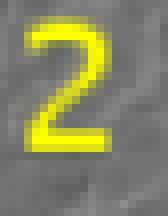
#> input picture ComputerVision/PotSizeSE/2.PNG, 21 x 27 px, found by its file name (shown 8 times larger); the run also reads 1 picture not shown here
$ python main.py
#> lines starting #> are read from the running program, lines starting #| are printed output that depends on the picture; after the words box and inside, x2 and y2 are one past the last pixel; in counts of white or black regions, pixels touching at a corner belong together
### ComputerVision/loadstrels.py
from Utils import *
import cv2
from findcontours import *

def loadPlayerStrels():
    strels = []

    two = cv2.imread('PlayerSE/2.PNG', cv2.IMREAD_GRAYSCALE)
    two = binarizeAndErode(two, 2, 1, 210, False)
    strels.append(two)

    three = cv2.imread('PlayerSE/3.PNG', cv2.IMREAD_GRAYSCALE)
    three = binarizeAndErode(three, 2, 1, 210, False)
    strels.append(three)

    four = cv2.imread('PlayerSE/4.PNG', cv2.IMREAD_GRAYSCALE)
    four = binarizeAndErode(four, 2, 1, 210, False)
    strels.append(four)

    five = cv2.imread('PlayerSE/5.PNG', cv2.IMREAD_GRAYSCALE)
    five = binarizeAndErode(five, 2, 1, 210, False)
    strels.append(five)

    six = cv2.imread('PlayerSE/6.PNG', cv2.IMREAD_GRAYSCALE)
    six = binarizeAndErode(six, 2, 1, 210, False)
    strels.append(six)

    seven = cv2.imread('PlayerSE/7.PNG', cv2.IMREAD_GRAYSCALE)
    seven = binarizeAndErode(seven, 2, 1, 210, False)
    strels.append(seven)

    eight = cv2.imread('PlayerSE/8.PNG', cv2.IMREAD_GRAYSCALE)
    eight = binarizeAndErode(eight, 2, 1, 210, False)
    strels.append(eight)

    nine = cv2.imread('PlayerSE/9.PNG', cv2.IMREAD_GRAYSCALE)
    nine = binarizeAndErode(nine, 2, 1, 210, False)
    strels.append(nine)

    ten = cv2.imread('PlayerSE/10.PNG', cv2.IMREAD_GRAYSCALE)
    ten = binarizeAndErode(ten, 2, 1, 210, False)
    strels.append(ten)

    jack = cv2.imread('PlayerSE/J.PNG', cv2.IMREAD_GRAYSCALE)
    jack = binarizeAndErode(jack, 2, 1, 210, False)
    strels.append(jack)

    queen = cv2.imread('PlayerSE/Q.PNG', cv2.IMREAD_GRAYSCALE)
    queen = binarizeAndErode(queen, 2, 1, 210, False)
    strels.append(queen)

    king = cv2.imread('PlayerSE/K.PNG', cv2.IMREAD_GRAYSCALE)
    king = binarizeAndErode(king, 2, 1, 210, False)
    strels.append(king)

    ace = cv2.imread('PlayerSE/A.PNG', cv2.IMREAD_GRAYSCALE)
    ace = binarizeAndErode(ace, 2, 2, 210, False)
    strels.append(ace)

    return strels

# [205 lines left out: functions loadSuitStrels, loadPotSizeStrels, loadPlayerDollar, loadPotDollar, loadPublicStrels, loadChipCountStrels, not called in this run]

### ComputerVision/Utils.py
import cv2
import numpy as np
# TODO - Refactor and add comments, Ben 3/25
# Case:            Error Output

def binarizeAndErode(image, size, numiter, lowerbinarybound, bitwise):
    kernel = np.ones((size, size), dtype='uint8')
    image = cv2.threshold(image, lowerbinarybound, 255, cv2.THRESH_BINARY_INV)[1]
    if bitwise:
        image = cv2.bitwise_not(image)
    if size != 0:
        image = cv2.erode(image, kernel, iterations=numiter)
    return image

# [60 lines left out: functions dilate, addBlackBorder, printResult, not called in this run]

### ComputerVision/main.py
import numpy as np
from PIL import ImageGrab
import cv2
from ScreenRead import read_screen
#> in binarizeAndErode, `image = cv2.threshold(image, lowerbinarybound, 255, cv2.THRESH_BINARY_..`: image: shape (27, 21); 91.9% white; black in thin lines or dots, all inside (x1, y1, x2, y2) = (4, 3, 13, 19)
#> in binarizeAndErode, `image = cv2.erode(image, kernel, iterations=numiter)`: image: shape (27, 21); 85.5% white; 2 black regions, box (x1, y1, x2, y2) and area: (4, 3, 14, 12) 42, (4, 13, 14, 20) 40
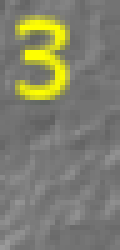
#> input picture ComputerVision/PotSizeSE/3.PNG, 24 x 50 px, found by its file name (shown 5 times larger)
#> call 2 of binarizeAndErode, with size = 2, numiter = 1, lowerbinarybound = 210, bitwise = False
#> in binarizeAndErode (call 2), `image = cv2.threshold(image, lowerbinarybound, 255, cv2.THRESH_BINARY_..`: image: shape (50, 24); 96% white; black in thin lines or dots, all inside (x1, y1, x2, y2) = (4, 4, 13, 19)
#> in binarizeAndErode (call 2), `image = cv2.erode(image, kernel, iterations=numiter)`:
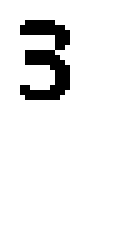
#> image: shape (50, 24) (shown 5 times larger); 92.6% white; black in thin lines or dots, all inside (x1, y1, x2, y2) = (4, 4, 14, 20)
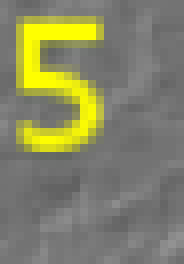
#> input picture ComputerVision/PotSizeSE/5.PNG, 23 x 33 px, found by its file name (shown 8 times larger)
#> in binarizeAndErode (call 4), `image = cv2.threshold(image, lowerbinarybound, 255, cv2.THRESH_BINARY_..`: image: shape (33, 23); 92.6% white; black in thin lines or dots, all inside (x1, y1, x2, y2) = (3, 3, 12, 18)
#> in binarizeAndErode (call 4), `image = cv2.erode(image, kernel, iterations=numiter)`: image: shape (33, 23); 87.4% white; 1 black region, box (x1, y1, x2, y2) and area: (3, 3, 13, 19) 96
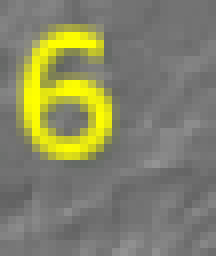
#> input picture ComputerVision/PotSizeSE/6.PNG, 27 x 32 px, found by its file name (shown 8 times larger)
#> in binarizeAndErode (call 5), `image = cv2.threshold(image, lowerbinarybound, 255, cv2.THRESH_BINARY_..`: image: shape (32, 27); 93.3% white; black in thin lines or dots, all inside (x1, y1, x2, y2) = (3, 4, 14, 19)
#> in binarizeAndErode (call 5), `image = cv2.erode(image, kernel, iterations=numiter)`:
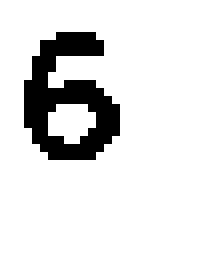
#> image: shape (32, 27) (shown 8 times larger); 87.8% white; black in thin lines or dots, all inside (x1, y1, x2, y2) = (3, 4, 15, 20)
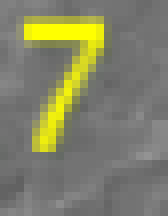
#> input picture ComputerVision/PotSizeSE/7.PNG, 21 x 27 px, found by its file name (shown 8 times larger)
#> in binarizeAndErode (call 6), `image = cv2.threshold(image, lowerbinarybound, 255, cv2.THRESH_BINARY_..`: image: shape (27, 21); 94.4% white; black in thin lines or dots, all inside (x1, y1, x2, y2) = (3, 3, 13, 18)
#> in binarizeAndErode (call 6), `image = cv2.erode(image, kernel, iterations=numiter)`:
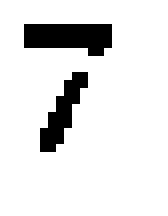
#> image: shape (27, 21) (shown 8 times larger); 89.2% white; black in thin lines or dots, all inside (x1, y1, x2, y2) = (3, 3, 14, 19)
#> (the run stopped early here; a loop or call above may not have finished)
